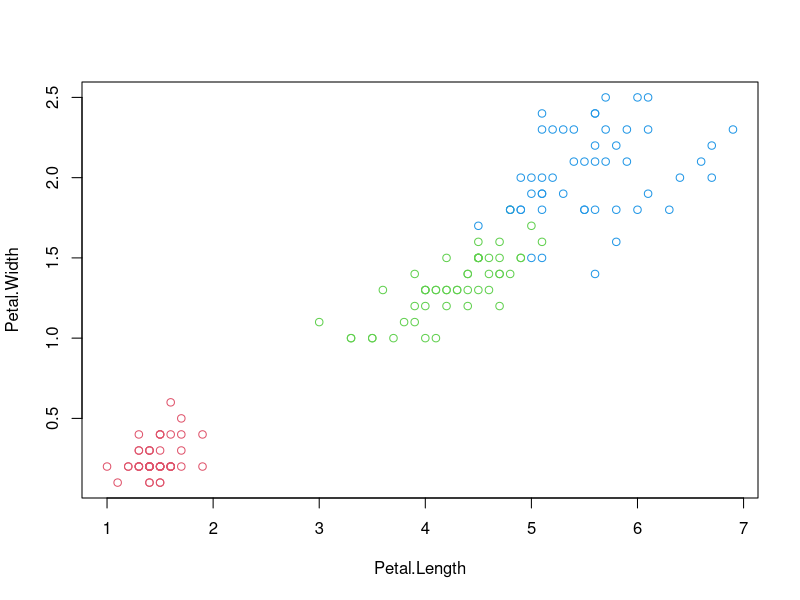
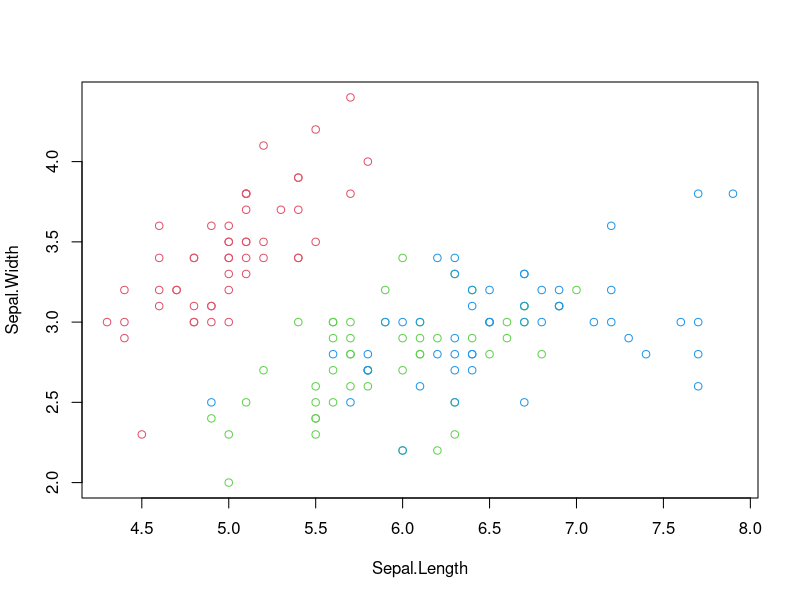

The R script that drew these images, in order: (Note: this script raises an error after producing the figures.)
## ---- chunk 1
print("Hello R World!")
## ---- chunk 2
print("Hello R World with echo=FALSE!")
## ---- chunk 3
if (!dir.exists("r-images")) {
    dir.create("r-images")
}
png("r-images/iris.png")
with(iris,plot(Sepal.Width ~ Sepal.Length,col=as.numeric(Species)+1))
dev.off()
## ---- chunk 4
with(iris,plot(Petal.Width ~ Petal.Length,col=as.numeric(Species)+1))
## ---- chunk 5
df2md(head(iris))
## ---- chunk 6
version = gsub(" ","&nbsp;",substr(R.version.string,11,28))
